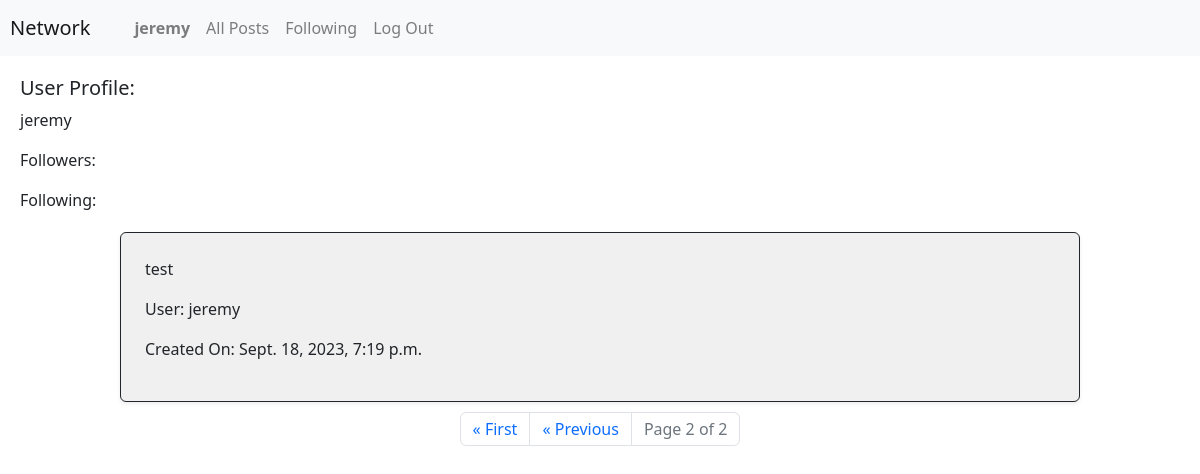
/2/user?page=2 (signed in), run on the app's committed database.
### network/models.py (models this page shows, shortened)
class User(AbstractUser):
    pass

class Post(models.Model):
    user = models.ForeignKey(User, on_delete=models.CASCADE)
    text = models.TextField(verbose_name="Post Text")
    timeStamp = models.DateTimeField(auto_now_add=True)

### network/views.py (the view, shortened to what this page needs)
# urls.py: path("<int:user_id>/user", views.user, name="user"),
def user(request, user_id):
    user_info = User.objects.filter(id = user_id).first()
    userPost = Post.objects.filter(user = user_info).order_by('-timeStamp')
    already_follow = Follower.objects.filter(user=request.user, userfollow=user_id).exists()
    paginator = Paginator(userPost, 10)
    page_number = request.GET.get('page')
    page_obj = paginator.get_page(page_number)
    has_previous_page = page_obj.has_previous
    logInId = request.user.id
    print(logInId)
    if user_id == request.user.id:
        return render(request, "network/profile.html",{
            "page_obj": page_obj,
            "user_info": user_info,
            "has_previous_page": has_previous_page,
            "already_follow": already_follow
        })

### network/templates/network/profile.html (shortened to what this page needs)
{% extends "network/layout.html" %}
{% load static %}
{% block body %}
<div name="userProfileHead" style="margin: 20px;">
    <h5>User Profile:</h5>
    <p>{{ user_info.username }}</p>
    <p>Followers: </p>
    <p>Following: </p>
</div>
<div name="userPost">
    {% for post in page_obj %}
    <div id="postPage" class="border border-dark p-4 rounded shadow-sm" style="width: 80%; margin: 10px auto; background-color: #f0f0f0; padding: 10px;">
        <p>{{ post.text }}</p>
        <p>User: {{ post.user.username }}</p>
        <p>Created On: {{ post.timeStamp }}</p>
    </div>
    {% endfor %}
    <nav aria-label="Page navigation">
        <ul class="pagination justify-content-center">
            {% if has_previous_page %}
                <li class="page-item">
                    <a class="page-link" href="?page=1" aria-label="First">
                        <span aria-hidden="true">&laquo; First</span>
                    </a>
                </li>
                <li class="page-item">
                    <a class="page-link" href="?page={{ page_obj.previous_page_number }}" aria-label="Previous">
                        <span aria-hidden="true">&laquo; Previous</span>
                    </a>
                </li>
            {% endif %}
            <li class="page-item disabled">
                <span class="page-link">Page {{ page_obj.number }} of {{ page_obj.paginator.num_pages }}</span>
            </li>
        </ul>
    </nav>
</div>
{% endblock %}

### network/templates/network/layout.html (shortened to what this page needs)
{% load static %}
<!DOCTYPE html>
<html lang="en">
    <head>
        <link rel="stylesheet" href="https://stackpath.bootstrapcdn.com/bootstrap/4.4.1/css/bootstrap.min.css">
        <link rel="stylesheet" href="https://cdn.jsdelivr.net/npm/bootstrap@5.3.0/dist/css/bootstrap.min.css">
        <link href="{% static 'network/styles.css' %}" rel="stylesheet">
    </head>
    <body>
        <nav class="navbar navbar-expand-lg navbar-light bg-light">
            <a class="navbar-brand" href="#" style="margin-left: 10px;">Network</a>
            <div style="margin-left: 20px;">
              <ul class="navbar-nav mr-auto">
                {% if user.is_authenticated %}
                    <li class="nav-item">
                        <a class="nav-link" href="{% url 'user' user.id %}"><strong>{{ user.username }}</strong></a>
                    </li>
                {% endif %}
                <li class="nav-item">
                  <a class="nav-link" href="{% url 'index' %}">All Posts</a>
                </li>
                {% if user.is_authenticated %}
                    <li class="nav-item">
                        <a class="nav-link" href="#">Following</a>
                    </li>
                    <li class="nav-item">
                        <a class="nav-link" href="{% url 'logout' %}">Log Out</a>
                    </li>
                {% endif %}
              </ul>
            </div>
          </nav>
        <div class="body">
            {% block body %}{% endblock %}
        </div>
    </body>
</html>

### data on the page
User: username "jeremy"
Post: text "test", user.username "jeremy", timeStamp "Sept. 18, 2023, 7:19 p.m."

### other printed values
{{ page_obj.number }} "2"
{{ page_obj.paginator.num_pages }} "2"
